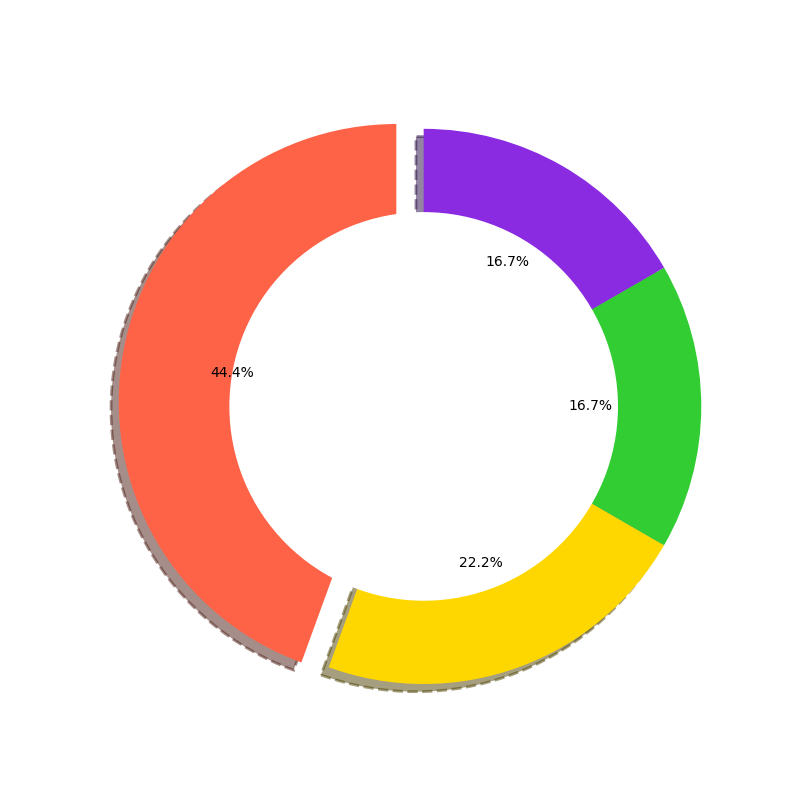

Write Python code to recreate this figure.
import matplotlib.pyplot as plt

meanings = [40, 20, 15, 15]
explode = (0.1, 0, 0, 0)

fig, ax = plt.subplots(figsize=(8, 8))
wedges, _, autotexts = ax.pie(meanings, autopct='%1.1f%%', startangle=90,
                              colors=['#FF6347', '#FFD700', '#32CD32', '#8A2BE2'],
                              explode=explode, shadow=True, wedgeprops={'linestyle': '--', 'linewidth': 2})

centre_circle = plt.Circle((0,0),0.70,fc='white')
fig.gca().add_artist(centre_circle)

ax.axis('equal')

plt.show()
